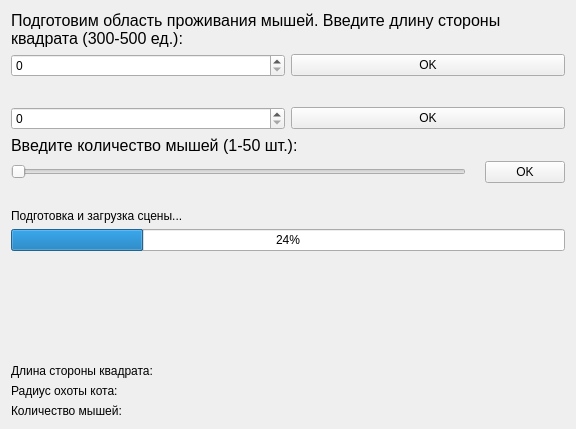
<?xml version="1.0" encoding="UTF-8"?>
<ui version="4.0">
 <class>WidgetForData</class>
 <widget class="QWidget" name="WidgetForData">
  <property name="geometry">
   <rect>
    <x>0</x>
    <y>0</y>
    <width>576</width>
    <height>429</height>
   </rect>
  </property>
  <property name="sizePolicy">
   <sizepolicy hsizetype="Preferred" vsizetype="Preferred">
    <horstretch>0</horstretch>
    <verstretch>0</verstretch>
   </sizepolicy>
  </property>
  <property name="windowTitle">
   <string>Form</string>
  </property>
  <property name="styleSheet">
   <string notr="true"/>
  </property>
  <layout class="QVBoxLayout" name="verticalLayout">
   <item>
    <widget class="QLabel" name="labelAreaMouse">
     <property name="sizePolicy">
      <sizepolicy hsizetype="Preferred" vsizetype="Preferred">
       <horstretch>0</horstretch>
       <verstretch>0</verstretch>
      </sizepolicy>
     </property>
     <property name="font">
      <font>
       <pointsize>12</pointsize>
      </font>
     </property>
     <property name="text">
      <string>Подготовим область проживания мышей. Введите длину стороны квадрата (300-500 ед.):</string>
     </property>
     <property name="wordWrap">
      <bool>true</bool>
     </property>
    </widget>
   </item>
   <item>
    <layout class="QHBoxLayout" name="horizontalLayout">
     <item>
      <widget class="QSpinBox" name="boxLengthOfSideScene"/>
     </item>
     <item>
      <widget class="QPushButton" name="pushButtonSide">
       <property name="styleSheet">
        <string notr="true"/>
       </property>
       <property name="text">
        <string>OK</string>
       </property>
      </widget>
     </item>
    </layout>
   </item>
   <item>
    <widget class="QLabel" name="labelRadiusCat">
     <property name="font">
      <font>
       <pointsize>12</pointsize>
      </font>
     </property>
     <property name="text">
      <string/>
     </property>
    </widget>
   </item>
   <item>
    <layout class="QHBoxLayout" name="horizontalLayout_3">
     <item>
      <widget class="QSpinBox" name="spinBoxRadius"/>
     </item>
     <item>
      <widget class="QPushButton" name="pushButtonRadius">
       <property name="text">
        <string>OK</string>
       </property>
      </widget>
     </item>
    </layout>
   </item>
   <item>
    <widget class="QLabel" name="labelCountMouse">
     <property name="font">
      <font>
       <pointsize>12</pointsize>
      </font>
     </property>
     <property name="text">
      <string>Введите количество мышей (1-50 шт.):</string>
     </property>
    </widget>
   </item>
   <item>
    <layout class="QHBoxLayout" name="horizontalLayout_4">
     <item>
      <widget class="QSlider" name="horizontalSliderCountMouse">
       <property name="orientation">
        <enum>Qt::Horizontal</enum>
       </property>
      </widget>
     </item>
     <item>
      <widget class="QLabel" name="labelSlider">
       <property name="text">
        <string/>
       </property>
      </widget>
     </item>
     <item>
      <widget class="QPushButton" name="pushButtonCountMouse">
       <property name="text">
        <string>OK</string>
       </property>
      </widget>
     </item>
    </layout>
   </item>
   <item>
    <widget class="QLabel" name="labelGifMouse">
     <property name="sizePolicy">
      <sizepolicy hsizetype="Preferred" vsizetype="Preferred">
       <horstretch>0</horstretch>
       <verstretch>0</verstretch>
      </sizepolicy>
     </property>
     <property name="text">
      <string/>
     </property>
     <property name="alignment">
      <set>Qt::AlignCenter</set>
     </property>
    </widget>
   </item>
   <item>
    <widget class="QLabel" name="labelProgress">
     <property name="text">
      <string>Подготовка и загрузка сцены...</string>
     </property>
    </widget>
   </item>
   <item>
    <widget class="QProgressBar" name="progressBar">
     <property name="value">
      <number>24</number>
     </property>
    </widget>
   </item>
   <item>
    <spacer name="verticalSpacer">
     <property name="orientation">
      <enum>Qt::Vertical</enum>
     </property>
     <property name="sizeType">
      <enum>QSizePolicy::Expanding</enum>
     </property>
     <property name="sizeHint" stdset="0">
      <size>
       <width>20</width>
       <height>40</height>
      </size>
     </property>
    </spacer>
   </item>
   <item>
    <layout class="QFormLayout" name="formLayout">
     <item row="0" column="0">
      <widget class="QLabel" name="labelSide">
       <property name="text">
        <string>Длина стороны квадрата:</string>
       </property>
      </widget>
     </item>
     <item row="0" column="1">
      <widget class="QLabel" name="labelValueSide">
       <property name="text">
        <string/>
       </property>
      </widget>
     </item>
     <item row="1" column="0">
      <widget class="QLabel" name="labelRadius">
       <property name="text">
        <string>Радиус охоты кота:</string>
       </property>
      </widget>
     </item>
     <item row="1" column="1">
      <widget class="QLabel" name="labelValueRadius">
       <property name="text">
        <string/>
       </property>
      </widget>
     </item>
     <item row="2" column="0">
      <widget class="QLabel" name="labelCountMouseCheck">
       <property name="text">
        <string>Количество мышей:</string>
       </property>
      </widget>
     </item>
     <item row="2" column="1">
      <widget class="QLabel" name="labelValueMouse">
       <property name="text">
        <string/>
       </property>
      </widget>
     </item>
    </layout>
   </item>
  </layout>
 </widget>
 <resources/>
 <connections/>
</ui>
